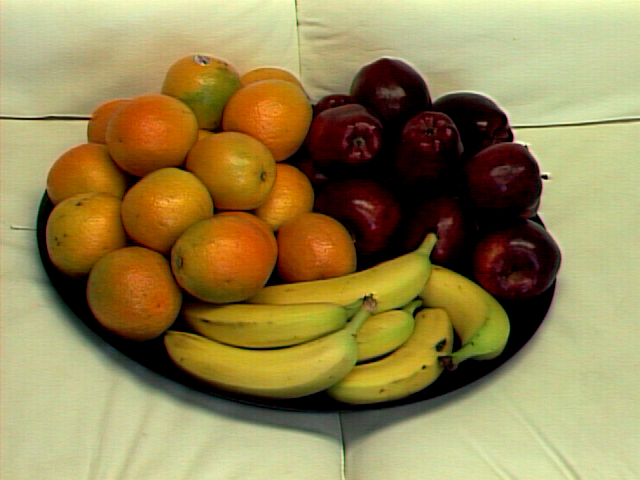
%> input picture fruit-miniproject/fruit_tray.tiff, 640 x 480 px
$ octave main.m   (GNU Octave 9; MATLAB toolbox functions it lacks are replaced by stand-ins)
%> lines starting %> are read from the running program, lines starting %| are printed output that depends on the picture; in (x1, y1, x2, y2) boxes, pixels count from 0 and x2, y2 are one past the last pixel; in counts of white or black regions, pixels touching at a corner belong together; the program's own positions count from 1
%**************************************************************************
% main.m
%
%   PROGRAM DESCRIPTION
%   see Fruit Finder project description
%
%   Output:
%
%   Written by Daniel Gaull & Maria D. Beloreshka
%   Date: 12/10/24
%**************************************************************************

% load image
img = imread('./fruit_tray.tiff');
%> img is the input picture: size 480x640x3 uint8; mean R, G, B 150.7, 134.1, 82.1
% convert image to hsv from rgb
hsv = rgb2hsv(img);
%> hsv: size 480x640x3 double; mean H, S, V 0.156, 0.51, 0.603
% figure;
% imshow(hsv);

%% Combined Mask Section
combinedMask = img;

% apple mask parameters
applemask = (hsv(:,:,1) < 0.04 | hsv(:,:,1) > 0.95) & hsv(:,:,2) > 0.55 & hsv(:,:,3) < 0.5 & hsv(:,:,3) > 0.01;
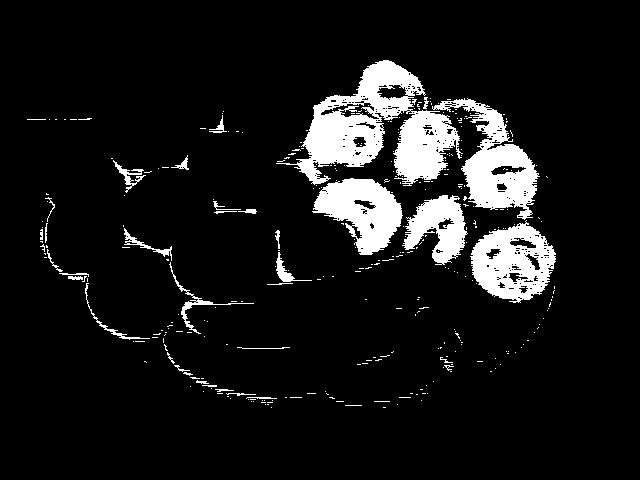
%> applemask: size 480x640 logical; 9.4% white; 323 white regions (289 under 20 px), largest, box (x1, y1, x2, y2) and area: (276, 60, 463, 186) 9800, (432, 98, 540, 220) 4857, (470, 220, 556, 303) 4305
% assigning the apple mask to the first channel of the combined mask
combinedMask(:,:,1) = 255 * applemask;
%> combinedMask: size 480x640x3 uint8; mean H, S, V 23.9, 134.1, 82.1
% number of pixels belonging to an apple
applepixels = sum(sum(applemask));
%> applepixels = 28792
% morphology steps depending on the number of apple pixels
if applepixels < 20000
    applemask = imerode(applemask, strel('disk', 3));
    applemask = imdilate(applemask, strel('disk', 7));
else
    applemask = imerode(applemask, strel('disk', 3));
%> applemask: size 480x640 logical; 5% white; 36 white regions (19 under 20 px), largest, box (x1, y1, x2, y2) and area: (316, 180, 400, 253) 2963, (465, 146, 535, 206) 2461, (306, 100, 380, 165) 2299
    applemask = imdilate(applemask, strel('disk', 11));
%> applemask: size 480x640 logical; 14.5% white; 8 white regions, largest, box (x1, y1, x2, y2) and area: (291, 52, 563, 308) 41014, (269, 252, 301, 290) 881, (177, 292, 212, 317) 673
    applemask = imerode(applemask, strel('disk', 3));
%> applemask: size 480x640 logical; 13% white; 8 white regions, largest, box (x1, y1, x2, y2) and area: (293, 54, 561, 306) 37459, (271, 254, 299, 288) 657, (179, 294, 210, 315) 477
end

% orange mask parameters
orangemask = hsv(:,:,1) > 0.05 & hsv(:,:,1) < 0.12 & hsv(:,:,2) > 0.48 & hsv(:,:,3) > 0.50;
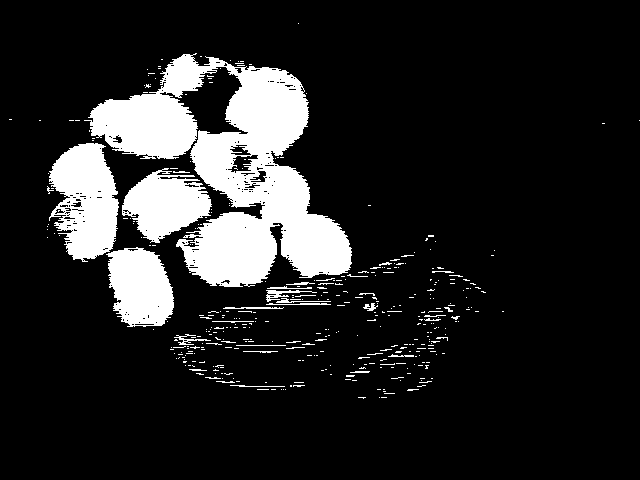
%> orangemask: size 480x640 logical; 14.3% white; 386 white regions (353 under 20 px), largest, box (x1, y1, x2, y2) and area: (84, 53, 352, 287) 27088, (49, 143, 119, 262) 5768, (122, 168, 212, 243) 4061
% assigning the orange mask to the second channel of the combined mask
combinedMask(:,:,2) = 255 * orangemask;
%> combinedMask: size 480x640x3 uint8; mean H, S, V 23.9, 36.5, 82.1
% number of pixels belonging to an orange
orangepixels = sum(sum(orangemask));
%> orangepixels = 43946
% morphology steps depending on the number of orange pixels
if orangepixels < 20000
    orangemask = imerode(orangemask, strel('disk', 3));
    orangemask = imdilate(orangemask, strel('disk', 7));
else
    orangemask = imerode(orangemask, strel('disk', 3));
%> orangemask: size 480x640 logical; 10.3% white; 15 white regions (8 under 20 px), largest, box (x1, y1, x2, y2) and area: (184, 69, 349, 285) 15857, (93, 95, 195, 157) 4392, (52, 145, 116, 257) 4138
    orangemask = imdilate(orangemask, strel('disk', 11));
%> orangemask: size 480x640 logical; 18.4% white; 1 white region, box (x1, y1, x2, y2) and area: (42, 46, 359, 334) 56608
    orangemask = imerode(orangemask, strel('disk', 3));
%> orangemask: size 480x640 logical; 17.2% white; 1 white region, box (x1, y1, x2, y2) and area: (44, 48, 357, 332) 52964
end

% banana mask parameters
bananamask = hsv(:,:,1) > 0.12 & hsv(:,:,1) < 0.24 & hsv(:,:,2) > 0.4 & hsv(:,:,3) > 0.5 & hsv(:,:,3) < 1; % hsv(:,:,2) < 0.7 &
%> bananamask: size 480x640 logical; 8.6% white; 420 white regions (402 under 20 px), largest, box (x1, y1, x2, y2) and area: (173, 308, 450, 399) 12115, (203, 236, 509, 354) 11580, (180, 69, 223, 98) 353
% assigning the banana mask to the third channel of the combined mask
combinedMask(:,:,3) = 255 * bananamask;
%> combinedMask: size 480x640x3 uint8; mean H, S, V 23.9, 36.5, 21.9
% number of pixels belonging to a banana
bananapixels = sum(sum(bananamask));
%> bananapixels = 26368
% morphology steps depending on the number of banana pixels
if bananapixels < 20000
    bananamask = imerode(bananamask, strel('disk', 3));
    bananamask = imdilate(bananamask, strel('disk', 9));
    bananamask = imerode(bananamask, strel('disk', 6));
else
    bananamask = imerode(bananamask, strel('disk', 3));
%> bananamask: size 480x640 logical; 4.9% white; 24 white regions (15 under 20 px), largest, box (x1, y1, x2, y2) and area: (187, 311, 411, 386) 5813, (218, 256, 428, 343) 4970, (432, 274, 507, 351) 2055
    bananamask = imdilate(bananamask, strel('disk', 11));
%> bananamask: size 480x640 logical; 11.6% white; 3 white regions, box (x1, y1, x2, y2) and area: (167, 229, 517, 406) 33871, (195, 63, 231, 96) 905, (226, 139, 253, 178) 824
    bananamask = imerode(bananamask, strel('disk', 3));
%> bananamask: size 480x640 logical; 10.7% white; 3 white regions, box (x1, y1, x2, y2) and area: (169, 231, 515, 404) 31598, (197, 65, 229, 94) 681, (228, 141, 251, 176) 608
end

imwrite(combinedMask, './combined_mask_pre_morphology_fruit_tray.png');

combinedMask(:,:,1) = applemask * 255;
%> combinedMask: size 480x640x3 uint8; mean H, S, V 33.2, 36.5, 21.9
combinedMask(:,:,2) = orangemask * 255;
%> combinedMask: size 480x640x3 uint8; mean H, S, V 33.2, 44, 21.9
combinedMask(:,:,3) = bananamask * 255;
%> combinedMask: size 480x640x3 uint8; mean H, S, V 33.2, 44, 27.3
imwrite(combinedMask, './combined_mask_post_morphology_fruit_tray.png'); % saving the mask

%% Number of Apples and Their Individual Statistics
connectedApples = bwlabel(applemask, 4);
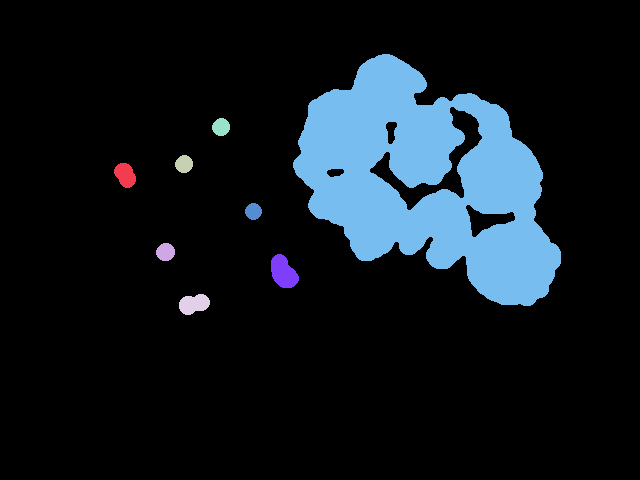
%> connectedApples: size 480x640 double; 9 distinct labels, from 0 to 8; one colour per label, 0 black
appleCount = max(max(connectedApples));
%> appleCount = 8
appleSizes = zeros(appleCount, 1);
appleXs = zeros(appleCount, 1);
appleYs = zeros(appleCount, 1);
% finding each apple's centroid
for i = 1:appleCount
    thisApple = connectedApples == i;
    appleSizes(i) = sum(sum(thisApple));
    c = regionprops(thisApple, 'centroid').Centroid;
    x = c(1);
    y = c(2);
    appleXs(i) = x;
    appleYs(i) = y;
end
%> this loop made 8 passes
%> (x, y) on passes 1 to 8: (125.8, 175.6), (166.1, 252.6), (184.6, 164.6), (194.5, 304.6), (221.6, 127.6), (254, 212), (284, 272.9), (427.8, 181.8)
%> pass 1, `thisApple = connectedApples == i;`:
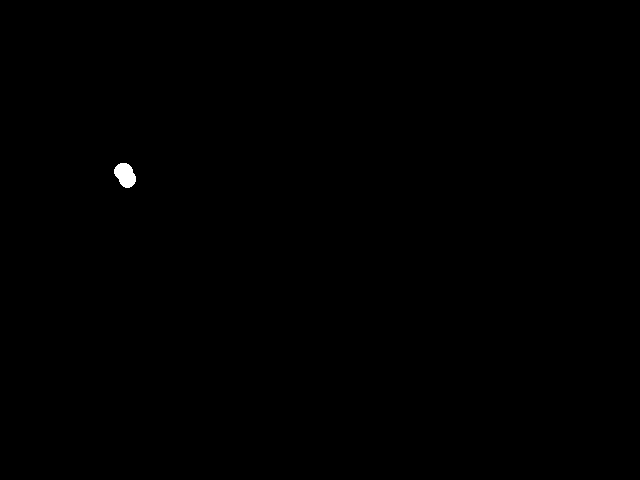
%> thisApple: size 480x640 logical; 0.13% white; 1 white region, box (x1, y1, x2, y2) and area: (114, 163, 136, 188) 392
%> after the loop, appleSizes = [392; 268; 250; 477; 250; 221; 657; 37459]; appleXs = [125.8; 166.1; 184.6; 194.5; 221.6; 254; 284; 427.8]; appleYs = [175.6; 252.6; 164.6; 304.6; 127.6; 212; 272.9; 181.8]
meanAppleSize = mean(appleSizes);
%> meanAppleSize = 4996.8
stdAppleSize = std(appleSizes);
%> stdAppleSize = 13117.6
% remove small apple outliers that could be false positive apples
for i = 1:appleCount
    if appleSizes(i) < meanAppleSize - 2 * stdAppleSize
        connectedApples(connectedApples == i) = 0;
        appleSizes(i) = 0;
    end
end
%> this loop made 8 passes
appleCount = size(find(appleSizes > 0));
%> appleCount = [8 1]
appleCount = appleCount(1);
%> appleCount = 8

%% Number of Oranges and Their Individual Statistics
connectedOranges = bwlabel(orangemask, 4);
orangeCount = max(max(connectedOranges));
%> orangeCount = 1
orangeSizes = zeros(orangeCount, 1);
orangeXs = zeros(orangeCount, 1);
orangeYs = zeros(orangeCount, 1);
% finding each orange's centroid
for i = 1:orangeCount
    this = connectedOranges == i;
    orangeSizes(i) = sum(sum(this));
    c = regionprops(this, 'centroid').Centroid;
    x = c(1);
    y = c(2);
    orangeXs(i) = x;
    orangeYs(i) = y;
end
%> this loop made 1 pass
%> (x, y) on pass 1: (197.8, 190.2)
meanOrangeSize = mean(orangeSizes);
%> meanOrangeSize = 52964
stdOrangeSize = std(orangeSizes);
%> stdOrangeSize = 0
% remove small orange outliers that could be false positive oranges
for i = 1:orangeCount
    if orangeSizes(i) < meanOrangeSize - 2.5 * stdOrangeSize
        connectedOranges(connectedOranges == i) = 0;
        orangeSizes(i) = 0;
    end
end
%> this loop made 1 pass
orangeCount = size(find(orangeSizes > 0));
%> orangeCount = [1 1]
orangeCount = orangeCount(1);
%> orangeCount = 1

%% Number of Bananas and Their Individual Statistics
connectedBananas = bwlabel(bananamask, 4);
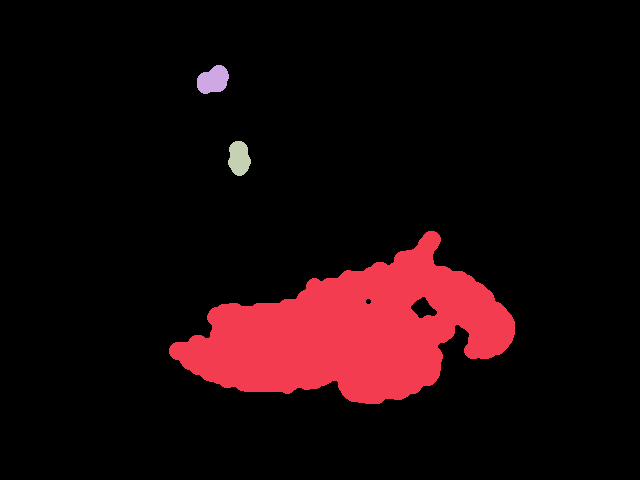
%> connectedBananas: size 480x640 double; 4 distinct labels, from 0 to 3; one colour per label, 0 black
bananaCount = max(max(connectedBananas));
%> bananaCount = 3
bananaSizes = zeros(bananaCount, 1);
bananaXs = zeros(bananaCount, 1);
bananaYs = zeros(bananaCount, 1);
% finding each banana's centroid
for i = 1:bananaCount
    this = connectedBananas == i;
    bananaSizes(i) = sum(sum(this));
    c = regionprops(this, 'centroid').Centroid;
    x = c(1);
    y = c(2);
    bananaXs(i) = x;
    bananaYs(i) = y;
end
%> this loop made 3 passes
%> (x, y) on passes 1 to 3: (353, 332.5), (213.8, 80.74), (239.7, 158.9)
%> pass 1, `this = connectedBananas == i;`:
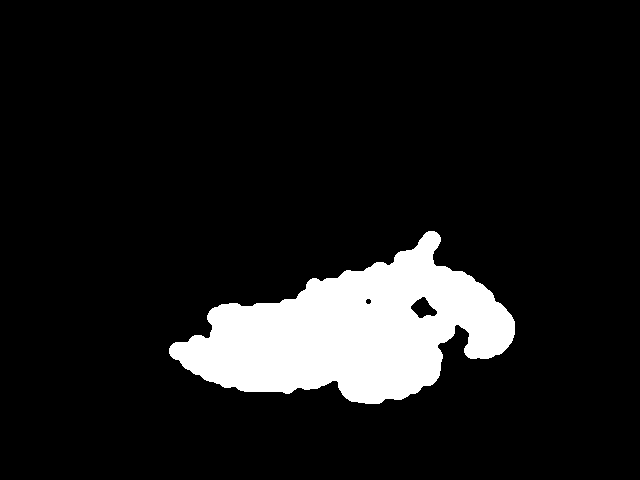
%> this: size 480x640 logical; 10.3% white; 1 white region, box (x1, y1, x2, y2) and area: (169, 231, 515, 404) 31598
%> after the loop, bananaSizes = [31598; 681; 608]; bananaXs = [353; 213.8; 239.7]; bananaYs = [332.5; 80.74; 158.9]
meanBananaSize = mean(bananaSizes);
%> meanBananaSize = 10962.3
stdBananaSize = std(bananaSizes);
%> stdBananaSize = 17871
% remove small banana outliers that could be false positive bananas
for i = 1:bananaCount
    if bananaSizes(i) < meanBananaSize - 1 * stdBananaSize
        connectedBananas(connectedBananas == i) = 0;
        bananaSizes(i) = 0;
    end
end
%> this loop made 3 passes
bananaCount = size(find(bananaSizes > 0));
%> bananaCount = [3 1]
bananaCount = bananaCount(1);
%> bananaCount = 3

combinedMask(:,:,1) = connectedApples * 255;
combinedMask(:,:,2) = connectedOranges * 255;
combinedMask(:,:,3) = connectedBananas * 255;

figure;
imshow(combinedMask);

%% Mark Centroids on Original Image
markedImg = combinedMask;

% Mark apple centroids
for i = 1:appleCount
    if appleSizes(i) > 0
        x = round(appleXs(i));
        y = round(appleYs(i));
        % Draw 3x3 square in HSV
        combinedMask(y-1:y+1, x-1:x+1, 1) = 255;
        combinedMask(y-1:y+1, x-1:x+1, 2) = 255;
        combinedMask(y-1:y+1, x-1:x+1, 3) = 255;
    end
end
%> this loop made 8 passes
%> (x, y) on passes 1 to 8: (126, 176), (166, 253), (185, 165), (195, 305), (222, 128), (254, 212), (284, 273), (428, 182)
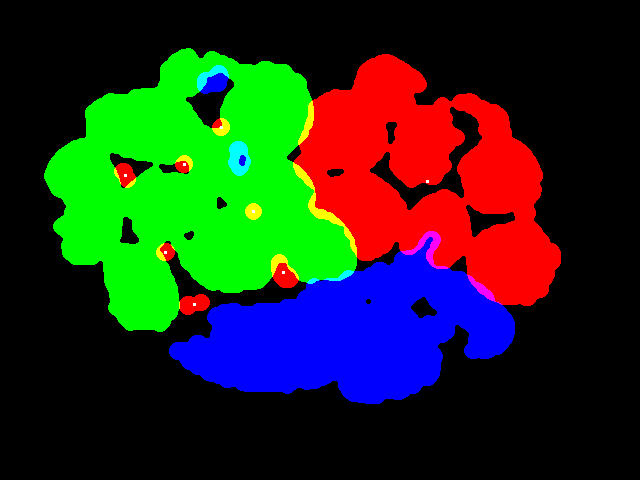
%> combinedMask: size 480x640x3 uint8; mean R, G, B 33.2, 44, 27.4

% Mark orange centroids
for i = 1:orangeCount
    if orangeSizes(i) > 0
        x = round(orangeXs(i));
        y = round(orangeYs(i));
        % Draw 3x3 square in HSV
        combinedMask(y-1:y+1, x-1:x+1, 1) = 255;
        combinedMask(y-1:y+1, x-1:x+1, 2) = 255;
        combinedMask(y-1:y+1, x-1:x+1, 3) = 255;
    end
end
%> this loop made 1 pass
%> (x, y) on pass 1: (198, 190)
%> combinedMask: size 480x640x3 uint8; under 0.01% of pixels changed, all inside (x1, y1, x2, y2) = (196, 188, 199, 191)

% Mark banana centroids
for i = 1:bananaCount
    if bananaSizes(i) > 0
        x = round(bananaXs(i));
        y = round(bananaYs(i));
        % Draw 3x3 square in HSV
        combinedMask(y-1:y+1, x-1:x+1, 1) = 255;
        combinedMask(y-1:y+1, x-1:x+1, 2) = 255;
        combinedMask(y-1:y+1, x-1:x+1, 3) = 255;
    end
end
%> this loop made 3 passes
%> (x, y) on passes 1 to 3: (353, 333), (214, 81), (240, 159)
%> combinedMask: size 480x640x3 uint8; mean R, G, B 33.2, 44, 27.4; mean of the top-left, top-right, bottom-left and bottom-right quarters 47, 32.4, 28.1, 32

% Display the marked image
figure;
imshow(markedImg);

% Save the marked image
imwrite(markedImg, './marked_centroids_fruit_tray.png');

$ run again, with fruit-miniproject/mixed_fruit1.tiff copied over fruit-miniproject/fruit_tray.tiff
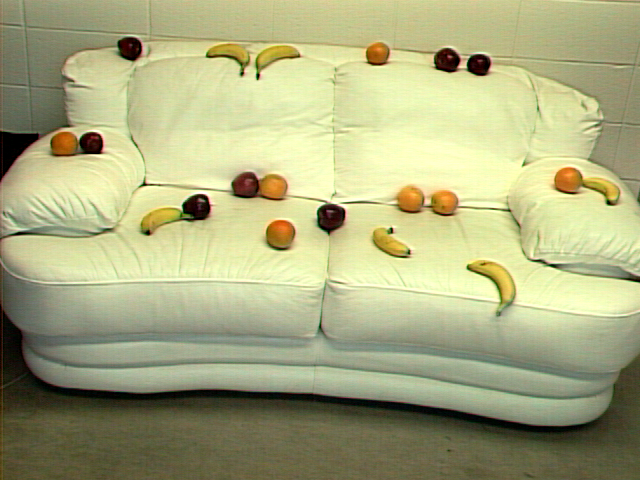
%> input picture fruit-miniproject/mixed_fruit1.tiff, 640 x 480 px
%> img is the input picture: size 480x640x3 uint8; mean R, G, B 170.6, 171.7, 127.6
%> hsv: size 480x640x3 double; mean H, S, V 0.183, 0.295, 0.688
%> applepixels = 2576
%> orangepixels = 4146
%> bananapixels = 4295
%> connectedApples: size 480x640 double; 8 distinct labels, from 0 to 7
%> `appleCount = max(max(connectedApples));`: appleCount = 7
%> the loop `for i = 1:appleCount` made 7 passes
%> (x, y) on passes 1 to 7: (86.79, 142.7), (128.1, 46.91), (195.5, 204), (244.5, 185.7), (333.9, 220.3), (447, 63.45), (477.1, 65.99)
%> after the loop `for i = 1:appleCount`: appleSizes = [263; 353; 150; 426; 355; 350; 401]; appleXs = [86.79; 128.1; 195.5; 244.5; 333.9; 447; 477.1]; appleYs = [142.7; 46.91; 204; 185.7; 220.3; 63.45; 65.99]
%> meanAppleSize = 328.3
%> stdAppleSize = 93.7
%> the loop `for i = 1:appleCount` made 7 passes
%> `appleCount = size(find(appleSizes > 0));`: appleCount = [7 1]
%> `appleCount = appleCount(1);`: appleCount = 7
%> connectedOranges: size 480x640 double; 8 distinct labels, from 0 to 7
%> the loop `for i = 1:orangeCount` made 7 passes
%> (x, y) on passes 1 to 7: (65.44, 143.4), (274.7, 188.2), (281.1, 232.1), (377.8, 53.24), (410.7, 199.8), (445.9, 201.8), (568, 179.6)
%> after the loop `for i = 1:orangeCount`: orangeSizes = [748; 850; 892; 633; 826; 813; 869]; orangeXs = [65.44; 274.7; 281.1; 377.8; 410.7; 445.9; 568]; orangeYs = [143.4; 188.2; 232.1; 53.24; 199.8; 201.8; 179.6]
%> meanOrangeSize = 804.4
%> stdOrangeSize = 88.53
%> the loop `for i = 1:orangeCount` made 7 passes
%> `orangeCount = size(find(orangeSizes > 0));`: orangeCount = [7 1]
%> `orangeCount = orangeCount(1);`: orangeCount = 7
%> `bananaCount = max(max(connectedBananas));`: bananaCount = 6
%> the loop `for i = 1:bananaCount` made 6 passes
%> (x, y) on passes 1 to 6: (161.9, 216.4), (257.1, 52.29), (381.5, 236.9), (400.9, 247), (504.3, 281.7), (605.7, 187.6)
%> after the loop `for i = 1:bananaCount`: bananaSizes = [577; 765; 231; 30; 558; 211]; bananaXs = [161.9; 257.1; 381.5; 400.9; 504.3; 605.7]; bananaYs = [216.4; 52.29; 236.9; 247; 281.7; 187.6]
%> meanBananaSize = 395.3
%> stdBananaSize = 279.5
%> the loop `for i = 1:bananaCount` made 6 passes
%> after the loop `for i = 1:bananaCount`:
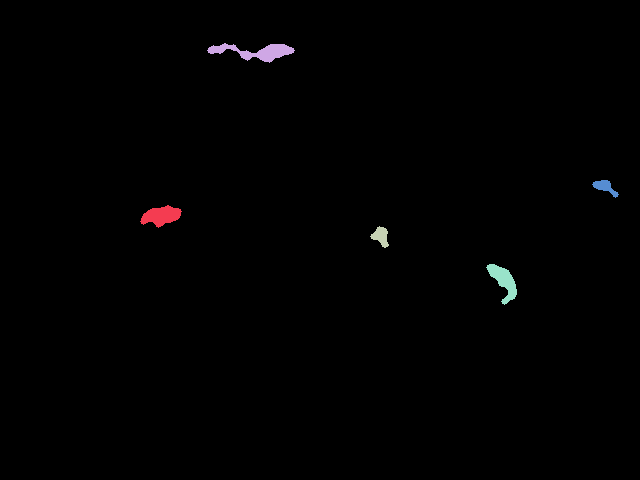
%> connectedBananas: size 480x640 double; 6 distinct labels, from 0 to 6; one colour per label, 0 black
%> after the loop `for i = 1:bananaCount`: bananaSizes = [577; 765; 231; 0; 558; 211]
%> `bananaCount = size(find(bananaSizes > 0));`: bananaCount = [5 1]
%> `bananaCount = bananaCount(1);`: bananaCount = 5
%> `combinedMask(:,:,3) = connectedBananas * 255;`:
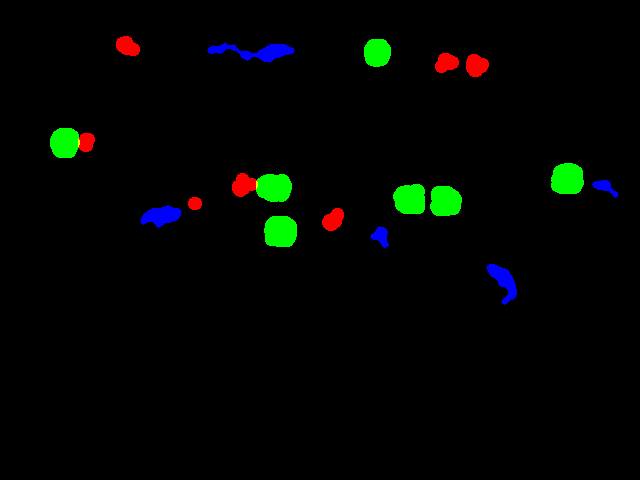
%> combinedMask: size 480x640x3 uint8; mean R, G, B 1.9, 4.7, 1.9
%> the loop `for i = 1:appleCount` made 7 passes
%> (x, y) on passes 1 to 7: (87, 143), (128, 47), (195, 204), (245, 186), (334, 220), (447, 63), (477, 66)
%> the loop `for i = 1:orangeCount` made 7 passes
%> (x, y) on passes 1 to 7: (65, 143), (275, 188), (281, 232), (378, 53), (411, 200), (446, 202), (568, 180)
%> the loop `for i = 1:bananaCount` made 5 passes
%> (x, y) on passes 1, 2, 3, 5: (162, 216), (257, 52), (381, 237), (504, 282)
